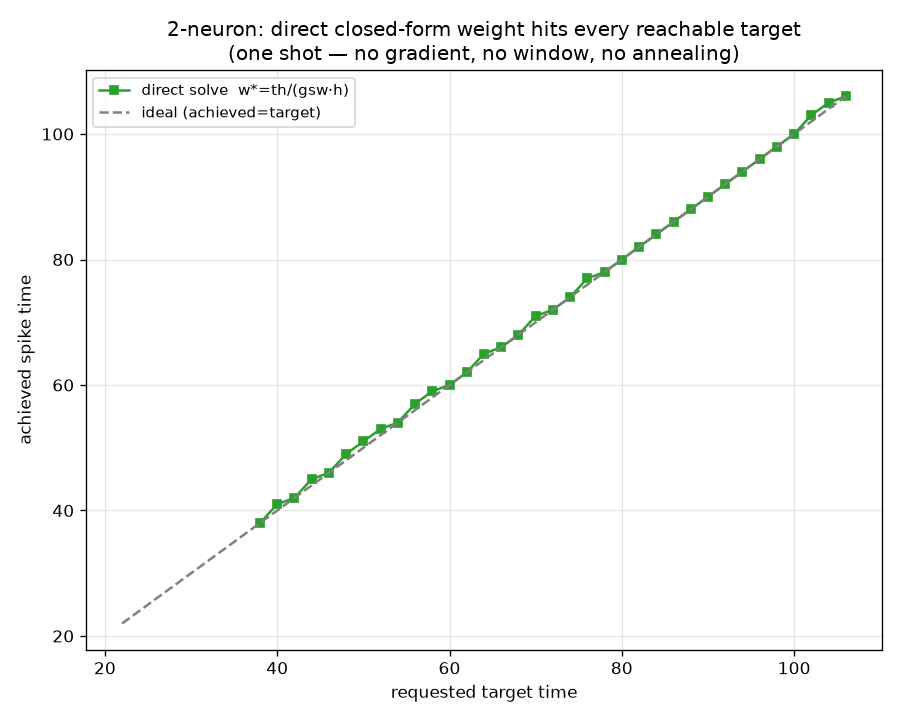

The Python source for this figure:
"""The direct way (no gradient, no annealing) for the 2-neuron case.

For a single input, the sub-threshold output voltage is LINEAR in the weight:
    V(t) = w * gsw * h(t - t_in)
so to make the crossing land at t*, solve one equation:
    w* = th / (gsw * h(t* - t_in))
which we read off empirically as  w* = th * w_test / V_test(t*)  from any one
sub-threshold probe run.  One shot, exact — this is target propagation's 1-hop
solve.  Iteration/annealing is only needed when the INPUT spike times themselves
depend on the weights (recurrence); for a fixed-input readout it's a linear solve.
"""

import sys, os
sys.path.insert(0, "/workspace/project/gradient_study")
os.environ.setdefault("MPLBACKEND", "Agg")
import numpy as np
import matplotlib.pyplot as plt
from grad_method import lif_tangent, TH, DIR

T = 220
T_IN = 15
ia = np.zeros((1, T), bool); ia[0, T_IN] = True


def crossing(w):
    sp = lif_tangent(np.array([float(w)]), ia, T)[1]
    return sp[0] if sp else None


def main():
    # one sub-threshold probe gives the whole PSP shape V_test(t) (linear in w)
    w_test = 100.0
    V_test, sp_test, _ = lif_tangent(np.array([w_test]), ia, T)
    assert not sp_test, "probe must stay sub-threshold"

    def solve_w(t_star):
        vt = V_test[t_star]
        if vt <= 0:
            return None
        return TH * w_test / vt          # w* = th / (gsw*h) , one shot

    c0 = crossing(700.0)
    targets = list(range(c0 - 40, c0 + 45, 2))
    achieved, reachable = [], []
    for tstar in targets:
        w = solve_w(tstar)
        # rising phase only: h increasing up to its peak -> V_test increasing
        on_rising = tstar >= 1 and V_test[tstar] >= V_test[tstar - 1]
        reachable.append(on_rising and w is not None and 20 <= w <= 3000)
        achieved.append(crossing(w) if (w and 20 <= w <= 3000) else np.nan)

    errs = [abs(a - t) for a, t, r in zip(achieved, targets, reachable) if r and a == a]
    print(f"probe w={w_test}; natural crossing at w=700 is {c0}")
    print(f"reachable targets: {sum(reachable)}/{len(targets)}  "
          f"(rising phase of the PSP)")
    print(f"one-shot direct solve — mean |achieved-target| over reachable: "
          f"{np.mean(errs):.2f} steps (max {np.max(errs):.0f})")
    # examples
    for tstar in [c0 - 20, c0, c0 + 20, c0 + 40]:
        w = solve_w(tstar)
        print(f"  target {tstar}: w*={w:.0f} -> crossing {crossing(w)}")

    fig, ax = plt.subplots(1, 1, figsize=(7.5, 6))
    ta = [t for t, r in zip(targets, reachable) if r]
    aa = [a for a, r in zip(achieved, reachable) if r]
    ax.plot(ta, aa, "s-", color="C2", ms=5, label="direct solve  w*=th/(gsw·h)")
    ax.plot(targets, targets, color="gray", ls="--", label="ideal (achieved=target)")
    ax.set_title("2-neuron: direct closed-form weight hits every reachable target\n"
                 "(one shot — no gradient, no window, no annealing)")
    ax.set_xlabel("requested target time"); ax.set_ylabel("achieved spike time")
    ax.legend(fontsize=9); ax.grid(alpha=.3)
    fig.tight_layout(); fig.savefig(f"{DIR}/grad_direct_2neuron.png", dpi=120)
    print(f"wrote {DIR}/grad_direct_2neuron.png")


if __name__ == "__main__":
    main()
